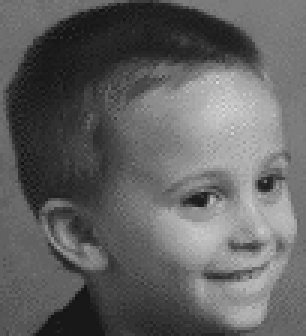
#> input picture image_processing/freq_domain/kidface.jpg, 102 x 112 px (shown 3 times larger)
$ python ImageFourier.py
#> lines starting #> are read from the running program, lines starting #| are printed output that depends on the picture
# -*- coding: utf-8 -*-
"""
Created on Wed Dec 02 14:00:24 2015

@author: azariac
"""

import cv2
import numpy as np
from matplotlib import pyplot as plt

img = cv2.imread('kidface.jpg',0)
#> img is the input picture: shape (112, 102); min 17, max 217, mean 97.6
f = np.fft.fft2(img)
fshift = np.fft.fftshift(f)
magnitude_spectrum = 20*np.log(np.abs(fshift))
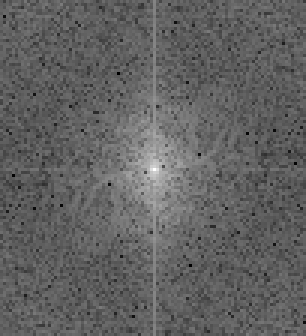
#> magnitude_spectrum: shape (112, 102) float64 (shown 3 times larger); min 39.82, max 278.5, mean 131.6; drawn with min black and max white

plt.subplot(121),plt.imshow(img, cmap = 'gray')
plt.title('Input Image'), plt.xticks([]), plt.yticks([])
plt.subplot(122),plt.imshow(magnitude_spectrum, cmap = 'gray')
plt.title('Magnitude Spectrum'), plt.xticks([]), plt.yticks([])
plt.show()
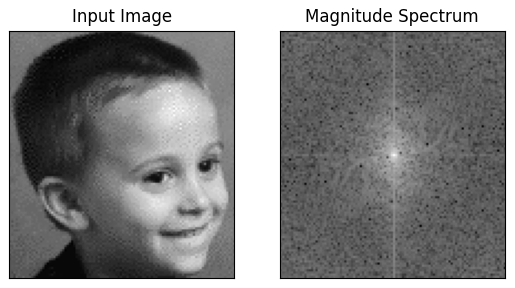
#> figure drawn by matplotlib, 2 panels
